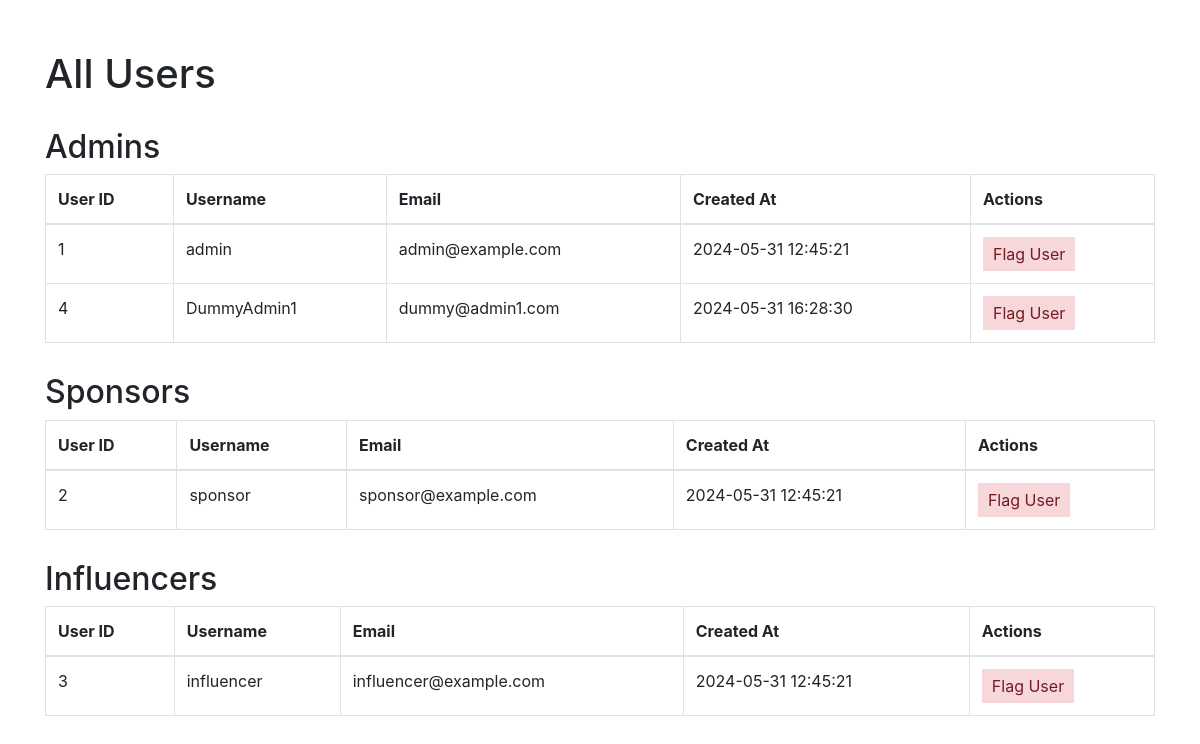
/admin/allusers (signed in), run on an earlier commit of the app's database.
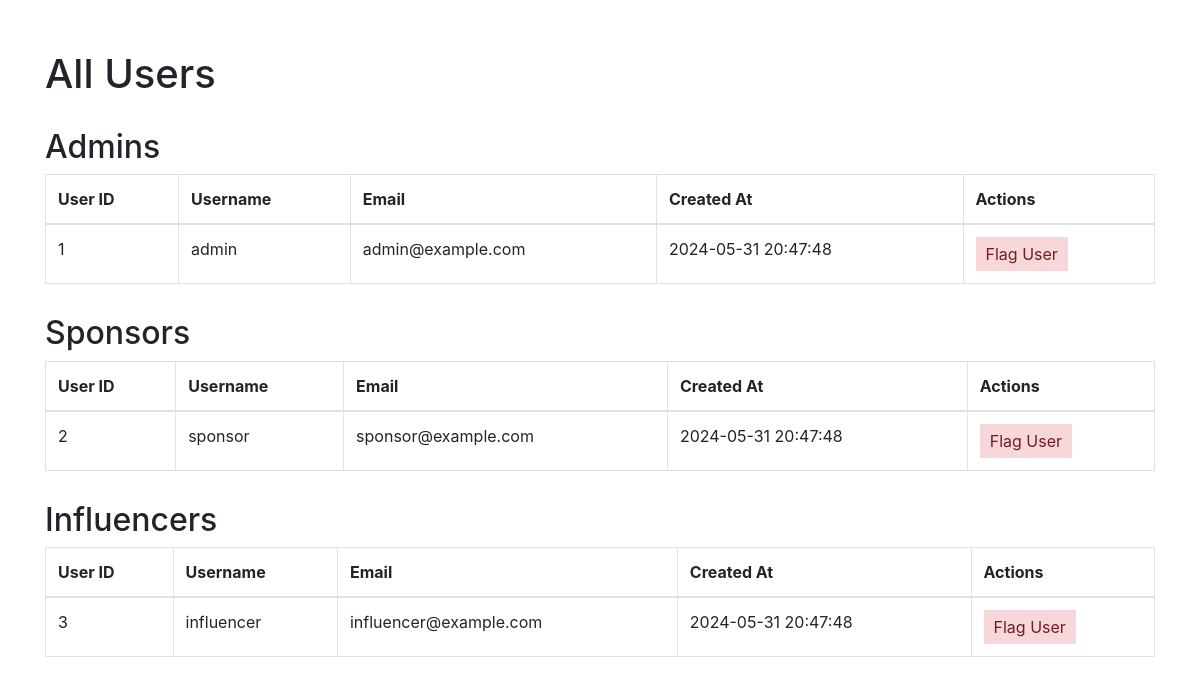
And on a later commit of the database.
### models.py (models this page shows)
class User(db.Model):
    __tablename__ = "users"
    user_id = db.Column(db.Integer, primary_key=True, autoincrement=True)
    username = db.Column(db.String(255), unique=True, nullable=False)
    password = db.Column(db.String(255), nullable=False)
    email = db.Column(db.String(255), unique=True, nullable=False)
    role = db.Column(db.Enum("admin", "sponsor", "influencer"), nullable=False)
    created_at = db.Column(db.TIMESTAMP, default=db.func.current_timestamp())
    sponsors = db.relationship("Sponsor", backref="user", lazy=True)
    influencers = db.relationship("Influencer", backref="user", lazy=True)
    user_flags = db.relationship("UserFlag", foreign_keys="UserFlag.flagged_by", backref="flagger", lazy=True)
    flagged_by_user_flags = db.relationship("UserFlag", foreign_keys="UserFlag.user_id", backref="flagged_user", lazy=True)
    campaign_flags = db.relationship("CampaignFlag", foreign_keys="CampaignFlag.flagged_by", backref="flagger", lazy=True)
    def to_dict(self):
        return {c.name: getattr(self, c.name) for c in self.__table__.columns}

### admin.py (the view)
@admin.route('/allusers')
def all_users():
    if "user_name" in session and "role" in session:
        if session["role"] == "admin":
            data = dict()
            data["admin"] = [user.to_dict() for user in User.query.filter_by(role="admin").all()]
            data["sponsor"] = [user.to_dict() for user in User.query.filter_by(role="sponsor").all()]
            data["influencer"] = [user.to_dict() for user in User.query.filter_by(role="influencer").all()]
            return render_template("admin_allusers.html", data=data)
    return redirect(url_for("home"))

### app.py (called while the page is built)
@app.before_request
def create_tables():
    init_db(app)

### models.py (called while the page is built, shortened)
def init_db(app):
    with app.app_context():
        db.create_all()

### templates/admin_allusers.html (shortened to what this page needs)
<!DOCTYPE html>
<html lang="en">
<head>
    <link rel="stylesheet" href="https://stackpath.bootstrapcdn.com/bootstrap/4.3.1/css/bootstrap.min.css">
</head>
<body>
    <div class="container">
        <h1>All Users</h1>
        <h2>Admins</h2>
        <table class="table table-bordered">
            <thead>
                <tr>
                    <th>User ID</th>
                    <th>Username</th>
                    <th>Email</th>
                    <th>Created At</th>
                    <th>Actions</th>
                </tr>
            </thead>
            <tbody>
                {% for admin in data.admin %}
                <tr>
                    <td>{{ admin.user_id }}</td>
                    <td>{{ admin.username }}</td>
                    <td>{{ admin.email }}</td>
                    <td>{{ admin.created_at }}</td>
                    <td><button class="flag-button" onclick="flagUser('{{ admin.user_id }}')">Flag User</button></td>
                </tr>
                {% endfor %}
            </tbody>
        </table>
        <h2>Sponsors</h2>
        <table class="table table-bordered">
            <thead>
                <tr>
                    <th>User ID</th>
                    <th>Username</th>
                    <th>Email</th>
                    <th>Created At</th>
                    <th>Actions</th>
                </tr>
            </thead>
            <tbody>
                {% for sponsor in data.sponsor %}
                <tr>
                    <td>{{ sponsor.user_id }}</td>
                    <td>{{ sponsor.username }}</td>
                    <td>{{ sponsor.email }}</td>
                    <td>{{ sponsor.created_at }}</td>
                    <td><button class="flag-button" onclick="flagUser('{{ sponsor.user_id }}')">Flag User</button></td>
                </tr>
                {% endfor %}
            </tbody>
        </table>
        <h2>Influencers</h2>
        <table class="table table-bordered">
            <thead>
                <tr>
                    <th>User ID</th>
                    <th>Username</th>
                    <th>Email</th>
                    <th>Created At</th>
                    <th>Actions</th>
                </tr>
            </thead>
            <tbody>
                {% for influencer in data.influencer %}
                <tr>
                    <td>{{ influencer.user_id }}</td>
                    <td>{{ influencer.username }}</td>
                    <td>{{ influencer.email }}</td>
                    <td>{{ influencer.created_at }}</td>
                    <td><button class="flag-button" onclick="flagUser('{{ influencer.user_id }}')">Flag User</button></td>
                </tr>
                {% endfor %}
            </tbody>
        </table>
    </div>
</body>
</html>

### templates/admin_allusers.html (style rules this page uses)
.container { margin-top: 50px; }
h2 { margin-top: 30px; }
.flag-button { background-color: #f8d7da; color: #721c24; border: none; padding: 5px 10px; cursor: pointer; }

What changed in the data, as far as the page shows it:
removed User: user_id "4", username "DummyAdmin1", email "dummy@admin1.com", created_at "2024-05-31 16:28:30", shown under "Admins"
changed User "admin": created_at "2024-05-31 12:45:21" → "2024-05-31 20:47:48"
changed User "sponsor": created_at "2024-05-31 12:45:21" → "2024-05-31 20:47:48"
changed User "influencer": created_at "2024-05-31 12:45:21" → "2024-05-31 20:47:48"
